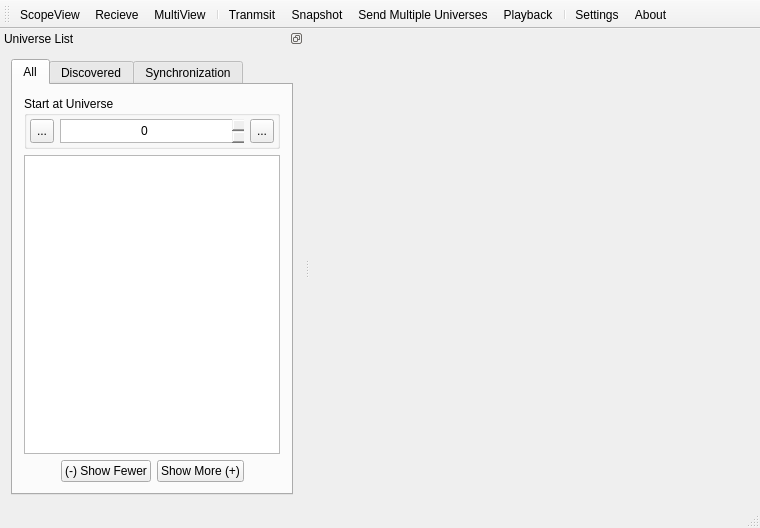
<?xml version="1.0" encoding="UTF-8"?>
<ui version="4.0">
 <class>MDIMainWindow</class>
 <widget class="QMainWindow" name="MDIMainWindow">
  <property name="geometry">
   <rect>
    <x>0</x>
    <y>0</y>
    <width>760</width>
    <height>528</height>
   </rect>
  </property>
  <property name="windowTitle">
   <string>sACNView</string>
  </property>
  <property name="styleSheet">
   <string notr="true">QSpinBox {
border: 1px solid palette(mid); 
height: 22px;
}

QSpinBox:focus {
border: 1px solid palette(highlight); 
}

QSpinBox:disabled{
border: 1px solid palette(dark);
}

QSpinBox::up-button {
subcontrol-position: right;
width: 22px;
height: 22px;
background-color:palette(button);
border-image: url(:/icons/spin_up_dark.png) 1;
}

 QSpinBox::up-button:disabled {
background-color:grey;
 }

QSpinBox::down-button {
subcontrol-position: left;
width: 22px;
height: 22px;
background-color:palette(button);
border-image: url(:/icons/spin_down_dark.png) 1;
}

QSpinBox::down-button:disabled {
background-color:grey;
 }</string>
  </property>
  <property name="unifiedTitleAndToolBarOnMac">
   <bool>false</bool>
  </property>
  <widget class="QWidget" name="centralWidget">
  </widget>
  <widget class="QToolBar" name="mainToolBar">
   <property name="iconSize">
    <size>
     <width>48</width>
     <height>48</height>
    </size>
   </property>
   <attribute name="toolBarArea">
    <enum>TopToolBarArea</enum>
   </attribute>
   <attribute name="toolBarBreak">
    <bool>false</bool>
   </attribute>
   <addaction name="actionScopeView"/>
   <addaction name="actionRecieve"/>
   <addaction name="actionMultiView"/>
   <addaction name="separator"/>
   <addaction name="actionTranmsit"/>
   <addaction name="actionSnapshot"/>
   <addaction name="actionMultiUniverse"/>
   <addaction name="actionPCAPPlayback"/>
   <addaction name="separator"/>
   <addaction name="actionSettings"/>
   <addaction name="actionAbout"/>
  </widget>
  <widget class="QStatusBar" name="statusBar">
   <property name="sizePolicy">
    <sizepolicy hsizetype="Expanding" vsizetype="Expanding">
     <horstretch>0</horstretch>
     <verstretch>0</verstretch>
    </sizepolicy>
   </property>
  </widget>
  <widget class="QDockWidget" name="dwUnivList">
   <property name="sizePolicy">
    <sizepolicy hsizetype="Expanding" vsizetype="Expanding">
     <horstretch>0</horstretch>
     <verstretch>0</verstretch>
    </sizepolicy>
   </property>
   <property name="floating">
    <bool>false</bool>
   </property>
   <property name="features">
    <set>QDockWidget::DockWidgetFloatable|QDockWidget::DockWidgetMovable</set>
   </property>
   <property name="windowTitle">
    <string>Universe List</string>
   </property>
   <attribute name="dockWidgetArea">
    <number>1</number>
   </attribute>
   <widget class="QWidget" name="dockWidgetContents">
    <property name="sizePolicy">
     <sizepolicy hsizetype="Expanding" vsizetype="Expanding">
      <horstretch>0</horstretch>
      <verstretch>0</verstretch>
     </sizepolicy>
    </property>
    <layout class="QVBoxLayout" name="verticalLayout">
     <item>
      <widget class="QTabWidget" name="widgetUniverseList">
       <property name="currentIndex">
        <number>0</number>
       </property>
       <widget class="QWidget" name="tabAll">
        <property name="sizePolicy">
         <sizepolicy hsizetype="Expanding" vsizetype="Expanding">
          <horstretch>0</horstretch>
          <verstretch>0</verstretch>
         </sizepolicy>
        </property>
        <attribute name="title">
         <string>All</string>
        </attribute>
        <layout class="QVBoxLayout" name="verticalLayout_3" stretch="0,0,1,0">
         <item>
          <widget class="QGroupBox" name="groupBox">
           <property name="sizePolicy">
            <sizepolicy hsizetype="Expanding" vsizetype="Expanding">
             <horstretch>0</horstretch>
             <verstretch>0</verstretch>
            </sizepolicy>
           </property>
           <property name="title">
            <string>Start at Universe</string>
           </property>
           <layout class="QHBoxLayout" name="horizontalLayout_3" stretch="0,1,0">
            <property name="leftMargin">
             <number>3</number>
            </property>
            <property name="topMargin">
             <number>3</number>
            </property>
            <property name="rightMargin">
             <number>3</number>
            </property>
            <property name="bottomMargin">
             <number>3</number>
            </property>
            <item>
             <widget class="QToolButton" name="btnUnivListBack">
              <property name="sizePolicy">
               <sizepolicy hsizetype="Expanding" vsizetype="Expanding">
                <horstretch>0</horstretch>
                <verstretch>0</verstretch>
               </sizepolicy>
              </property>
              <property name="text">
               <string notr="true">...</string>
              </property>
              <property name="icon">
               <iconset resource="../res/resources.qrc">
                <normaloff>:/icons/back.png</normaloff>:/icons/back.png</iconset>
              </property>
             </widget>
            </item>
            <item>
             <widget class="QSpinBox" name="sbUniverseList">
              <property name="enabled">
               <bool>true</bool>
              </property>
              <property name="sizePolicy">
               <sizepolicy hsizetype="Expanding" vsizetype="Expanding">
                <horstretch>0</horstretch>
                <verstretch>0</verstretch>
               </sizepolicy>
              </property>
              <property name="frame">
               <bool>false</bool>
              </property>
              <property name="alignment">
               <set>Qt::AlignCenter</set>
              </property>
             </widget>
            </item>
            <item>
             <widget class="QToolButton" name="btnUnivListForward">
              <property name="sizePolicy">
               <sizepolicy hsizetype="Expanding" vsizetype="Expanding">
                <horstretch>0</horstretch>
                <verstretch>0</verstretch>
               </sizepolicy>
              </property>
              <property name="text">
               <string notr="true">...</string>
              </property>
              <property name="icon">
               <iconset resource="../res/resources.qrc">
                <normaloff>:/icons/forward.png</normaloff>:/icons/forward.png</iconset>
              </property>
             </widget>
            </item>
           </layout>
          </widget>
         </item>
         <item>
          <layout class="QHBoxLayout" name="horizontalLayout">
           <property name="sizeConstraint">
            <enum>QLayout::SetNoConstraint</enum>
           </property>
          </layout>
         </item>
         <item>
          <widget class="QTreeView" name="treeView">
           <property name="editTriggers">
            <set>QAbstractItemView::NoEditTriggers</set>
           </property>
           <property name="alternatingRowColors">
            <bool>true</bool>
           </property>
           <property name="itemsExpandable">
            <bool>true</bool>
           </property>
           <attribute name="headerVisible">
            <bool>false</bool>
           </attribute>
          </widget>
         </item>
         <item>
          <layout class="QHBoxLayout" name="horizontalLayout_2" stretch="1,0,0,1">
           <property name="sizeConstraint">
            <enum>QLayout::SetNoConstraint</enum>
           </property>
           <item>
            <spacer name="horizontalSpacer_2">
             <property name="orientation">
              <enum>Qt::Horizontal</enum>
             </property>
             <property name="sizeHint" stdset="0">
              <size>
               <width>0</width>
               <height>0</height>
              </size>
             </property>
            </spacer>
           </item>
           <item>
            <widget class="QPushButton" name="pbFewer">
             <property name="sizePolicy">
              <sizepolicy hsizetype="Expanding" vsizetype="Expanding">
               <horstretch>0</horstretch>
               <verstretch>0</verstretch>
              </sizepolicy>
             </property>
             <property name="text">
              <string>(-) Show Fewer</string>
             </property>
            </widget>
           </item>
           <item>
            <widget class="QPushButton" name="pbMore">
             <property name="sizePolicy">
              <sizepolicy hsizetype="Expanding" vsizetype="Expanding">
               <horstretch>0</horstretch>
               <verstretch>0</verstretch>
              </sizepolicy>
             </property>
             <property name="text">
              <string>Show More (+)</string>
             </property>
            </widget>
           </item>
           <item>
            <spacer name="horizontalSpacer">
             <property name="orientation">
              <enum>Qt::Horizontal</enum>
             </property>
             <property name="sizeHint" stdset="0">
              <size>
               <width>0</width>
               <height>0</height>
              </size>
             </property>
            </spacer>
           </item>
          </layout>
         </item>
        </layout>
       </widget>
       <widget class="QWidget" name="tabDiscovered">
        <property name="sizePolicy">
         <sizepolicy hsizetype="Expanding" vsizetype="Expanding">
          <horstretch>0</horstretch>
          <verstretch>0</verstretch>
         </sizepolicy>
        </property>
        <attribute name="title">
         <string>Discovered</string>
        </attribute>
        <layout class="QVBoxLayout" name="verticalLayout_4">
         <item>
          <widget class="QTreeView" name="treeViewDiscovered">
           <property name="editTriggers">
            <set>QAbstractItemView::NoEditTriggers</set>
           </property>
           <property name="alternatingRowColors">
            <bool>true</bool>
           </property>
           <property name="itemsExpandable">
            <bool>true</bool>
           </property>
           <attribute name="headerVisible">
            <bool>false</bool>
           </attribute>
          </widget>
         </item>
        </layout>
       </widget>
       <widget class="QWidget" name="tabSync">
        <attribute name="title">
         <string>Synchronization</string>
        </attribute>
        <layout class="QVBoxLayout" name="verticalLayout_5">
         <item>
          <widget class="QTreeView" name="treeViewSync">
           <property name="editTriggers">
            <set>QAbstractItemView::NoEditTriggers</set>
           </property>
           <property name="alternatingRowColors">
            <bool>true</bool>
           </property>
           <property name="itemsExpandable">
            <bool>true</bool>
           </property>
           <attribute name="headerVisible">
            <bool>false</bool>
           </attribute>
          </widget>
         </item>
        </layout>
       </widget>
      </widget>
     </item>
    </layout>
   </widget>
  </widget>
  <action name="actionScopeView">
   <property name="icon">
    <iconset resource="../res/resources.qrc">
     <normaloff>:/icons/scope.png</normaloff>:/icons/scope.png</iconset>
   </property>
   <property name="text">
    <string>ScopeView</string>
   </property>
   <property name="toolTip">
    <string>&lt;html&gt;&lt;head/&gt;&lt;body&gt;&lt;p&gt;Opens an oscilloscope style view of the levels of a set of addresses over time&lt;/p&gt;&lt;/body&gt;&lt;/html&gt;</string>
   </property>
  </action>
  <action name="actionSnapshot">
   <property name="icon">
    <iconset resource="../res/resources.qrc">
     <normaloff>:/icons/snapshot.png</normaloff>:/icons/snapshot.png</iconset>
   </property>
   <property name="text">
    <string>Snapshot</string>
   </property>
   <property name="toolTip">
    <string>&lt;html&gt;&lt;head/&gt;&lt;body&gt;&lt;p&gt;Opens a window allowing snapshot and playback of a universe of sACN levels&lt;/p&gt;&lt;/body&gt;&lt;/html&gt;</string>
   </property>
  </action>
  <action name="actionTranmsit">
   <property name="icon">
    <iconset resource="../res/resources.qrc">
     <normaloff>:/icons/transmit.png</normaloff>:/icons/transmit.png</iconset>
   </property>
   <property name="text">
    <string>Tranmsit</string>
   </property>
   <property name="toolTip">
    <string>&lt;html&gt;&lt;head/&gt;&lt;body&gt;&lt;p&gt;Opens a window allowing transmission of a universe of sACN&lt;/p&gt;&lt;/body&gt;&lt;/html&gt;</string>
   </property>
  </action>
  <action name="actionRecieve">
   <property name="icon">
    <iconset resource="../res/resources.qrc">
     <normaloff>:/icons/univ_view.png</normaloff>:/icons/univ_view.png</iconset>
   </property>
   <property name="text">
    <string>Recieve</string>
   </property>
   <property name="toolTip">
    <string>View a universe of sACN</string>
   </property>
  </action>
  <action name="actionSettings">
   <property name="checkable">
    <bool>false</bool>
   </property>
   <property name="icon">
    <iconset resource="../res/resources.qrc">
     <normaloff>:/icons/settings.png</normaloff>:/icons/settings.png</iconset>
   </property>
   <property name="text">
    <string>Settings</string>
   </property>
   <property name="toolTip">
    <string>Configure application settings</string>
   </property>
  </action>
  <action name="actionAbout">
   <property name="icon">
    <iconset resource="../res/resources.qrc">
     <normaloff>:/icons/info.png</normaloff>:/icons/info.png</iconset>
   </property>
   <property name="text">
    <string>About</string>
   </property>
   <property name="toolTip">
    <string>About sACNView</string>
   </property>
  </action>
  <action name="actionMultiUniverse">
   <property name="icon">
    <iconset resource="../res/resources.qrc">
     <normaloff>:/icons/multi_universe.png</normaloff>:/icons/multi_universe.png</iconset>
   </property>
   <property name="text">
    <string>Send Multiple Universes</string>
   </property>
   <property name="toolTip">
    <string>&lt;html&gt;&lt;head/&gt;&lt;body&gt;&lt;p&gt;Open a window allowing easy setup of multiple sources of sACN data at once&lt;/p&gt;&lt;/body&gt;&lt;/html&gt;</string>
   </property>
  </action>
  <action name="actionPCAPPlayback">
   <property name="icon">
    <iconset resource="../res/resources.qrc">
     <normaloff>:/icons/capture_playback.png</normaloff>:/icons/capture_playback.png</iconset>
   </property>
   <property name="text">
    <string>Playback</string>
   </property>
   <property name="toolTip">
    <string>&lt;html&gt;&lt;head/&gt;&lt;body&gt;&lt;p&gt;Playback data captured with Wireshark (or other tools that produce a PCAP file format). sACN Data will be played back with the same timing as when it was captured, allowing precise recreation of fades.&lt;/p&gt;&lt;/body&gt;&lt;/html&gt;</string>
   </property>
  </action>
  <action name="actionMultiView">
   <property name="text">
    <string>MultiView</string>
   </property>
   <property name="toolTip">
    <string>View Multiple Universes of received sACN</string>
   </property>
  </action>
 </widget>
 <layoutdefault spacing="6" margin="11"/>
 <resources>
  <include location="../res/resources.qrc"/>
 </resources>
 <connections/>
</ui>
